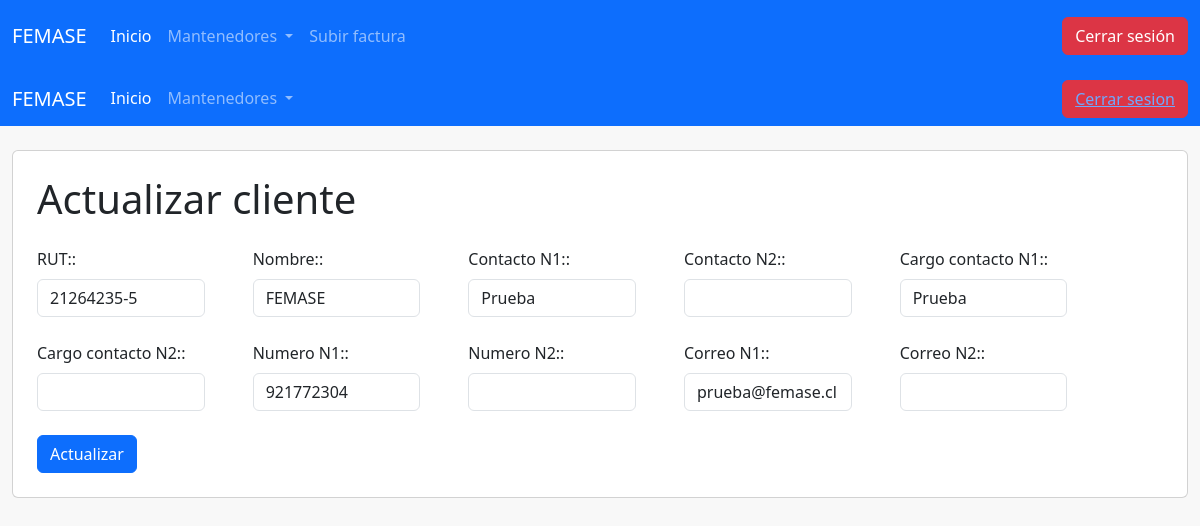
The app's page /actualizarCliente/1 (signed in) with its own data.
### mantenedorClientes/models.py (models this page shows, shortened)
class Cliente(models.Model):
    rutCliente = models.CharField(max_length=12, unique=True)
    nombreCliente = models.CharField(max_length=40)
    nombreContacto1 = models.CharField(max_length=40)
    nombreContacto2 = models.CharField(max_length=40, null=True)
    cargoContacto1 = models.CharField(max_length=20)
    cargoContacto2 = models.CharField(max_length=20, null=True)
    numeroContacto1 = models.IntegerField()
    numeroContacto2 = models.IntegerField(null=True)
    correoContacto1 = models.EmailField()
    correoContacto2 = models.EmailField(null=True)

### mantenedorClientes/views.py (the view)
@login_required(login_url="/")
def actualizarCliente(request, cliente_id):
    if request.method == "GET":
        cliente = get_object_or_404(Cliente, pk=cliente_id)
        form = AddClienteForm(instance=cliente)
        return render(
            request,
            "adminTemp/actualizarCliente.html",
            {"cliente": cliente, "form": form},
        )
    else:
        cliente = get_object_or_404(Cliente, pk=cliente_id)
        form = AddClienteForm(request.POST, instance=cliente)
        form.save()
        return redirect("clientes")

### mantenedorClientes/forms.py
class AddClienteForm(forms.ModelForm):
    class Meta:
        model = Cliente
        fields = "__all__"
        labels = {
            "rutCliente": "RUT",
            "nombreCliente": "Nombre",
            "nombreContacto1": "Contacto N1",
            "nombreContacto2": "Contacto N2",
            "cargoContacto1": "Cargo contacto N1",
            "cargoContacto2": "Cargo contacto N2",
            "numeroContacto1": "Numero N1",
            "numeroContacto2": "Numero N2",
            "correoContacto1": "Correo N1",
            "correoContacto2": "Correo N2",
        }
    def __init__(self, *args, **kwargs):
        super(AddClienteForm, self).__init__(*args, **kwargs)
        self.fields["nombreContacto2"].required = False
        self.fields["cargoContacto2"].required = False
        self.fields["numeroContacto2"].required = False
        self.fields["correoContacto2"].required = False
        for field_name, field in self.fields.items():
            field.widget.attrs["class"] = "form-control mt-2"
            field.widget.attrs["autocomplete"] = "off"

### mantenedorClientes/templates/adminTemp/actualizarCliente.html (shortened to what this page needs)
{% extends '../base.html' %}  {% block content %}
<nav class="navbar navbar-expand-lg bg-primary h6" data-bs-theme="dark">
  <div class="container-fluid">
    <a class="navbar-brand" href="{% url 'dashboard' %}">FEMASE</a>
    <div class="collapse navbar-collapse" id="navbarSupportedContent">
      <ul class="navbar-nav me-auto mb-2 mb-lg-0">
        <li class="nav-item">
          <a class="nav-link active" aria-current="page" href="{% url 'dashboard' %}">Inicio</a>
        </li>
        <li class="nav-item dropdown">
          <a
            class="nav-link dropdown-toggle"
            href="#"
            role="button"
            data-bs-toggle="dropdown"
            aria-expanded="false"
          >
            Mantenedores
          </a>
        </li>
      </ul>
      <button class="btn btn-danger text-white"><a href="{% url 'logout' %}">Cerrar sesion</a></button>
    </div>
  </div>
</nav>
<div class="container-fluid my-4">
  <div class="card p-4">
    <div class="display-6">Actualizar cliente</div>
    <form method="post">
      <div class="row gap-4 mt-4">
        {% for field in form %}
          <div class="col-2">
              {{ field.label_tag }}: {{ field }}
          </div>
          {% endfor %}
      </div>
        <button class="btn btn-primary mt-4">Actualizar</button>
    </form>
  </div>
</div>
{% endblock %}

### mantenedorClientes/templates/base.html (style rules this page uses)
body { background-color: #F8F8F8; }

### records on screen
Cliente: form "21264235-5" "FEMASE" "Prueba" "Prueba" "921772304" "prueba@femase.cl"

### other values on screen
{{ field.label_tag }} "RUT:" "Nombre:" "Contacto N1:" "Contacto N2:" "Cargo contacto N1:" "Cargo contacto N2:" "Numero N1:" "Numero N2:" "Correo N1:" "Correo N2:"
